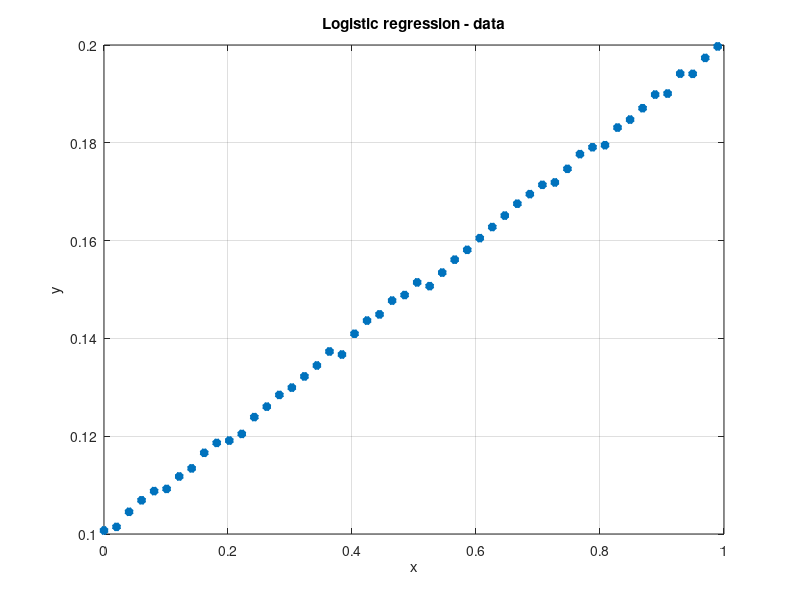

This figure's MATLAB source: (Note: this script raises an error after producing the figure.)
clear all
close all
clc

num_elements = 100;
a = 0.1;
b = 0.001;
c = 0.1;
x = linspace(0,1,num_elements);
y = a*x + b*randn(1,num_elements);
y = y + c;
x1 = x(1,1:2:end);
x2 = x(1,2:2:end);
y1 = y(1,1:2:end);
y2 = y(1,2:2:end);
Y = y';
X = x';
X = [X ones(size(X))];
x = x1;
y = y1;

figure(1);
plot(x,y,'*','LineWidth',3);grid;hold;xlabel('x');ylabel('y');
title('Logistic regression - data');

%%%%%%%%%%%%%%%%%%%%%%%%%%%%%%%%%%%%%%%%%%%%%%%%%%%%%%%%%%%%%
cost_function = @(params) - 1/length(X)*sum((X)*sum(Y.*log(logsig(X*params')))+((1-Y).*log(1-logsig(X*params'))));

options = optimset('Display','iter','MaxIter',150);

params_init=randn(1,size(X,2));
params_low_bounds = [];
params_up_bounds = [];

params_optim = lsqnonlin(cost_function,params_init,params_low_bounds,params_up_bounds,options);

ye1= logsig(params_optim(1) *X(:,1) + params_optim(2)*X(:,2));

R2_1 = 1-sum((y-ye1').^2)/sum((y-mean(y)).^2);